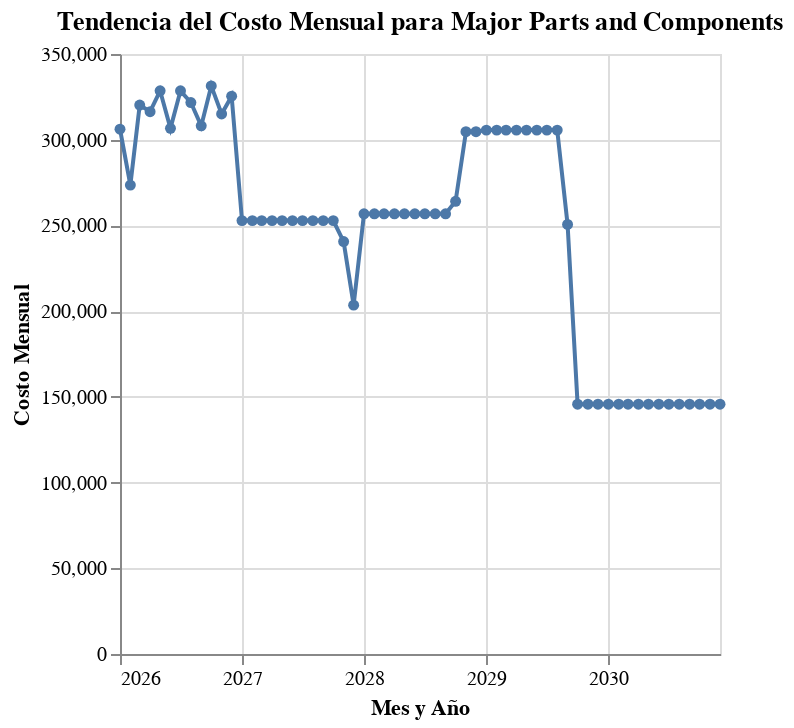

Here is the notebook cell this chart was saved with:
### Code cell
# prompt: realizarme una grafica  de tendencia del costo por mes para la partida Major Parts and Components del dataframe df_costo_detallado_por_mes

import pandas as pd
# Filter the DataFrame for the 'Major Parts and Components' partida
df_major_parts = df_costo_detallado_por_mes[
    df_costo_detallado_por_mes['Partida'] == 'Major Parts and Components'
].copy()

# Ensure 'Mes_año' is treated as a temporal variable for correct sorting on the x-axis
df_major_parts['Mes_año'] = pd.to_datetime(df_major_parts['Mes_año'], format='%Y-%m')

# Sort by 'Mes_año' to ensure the trend line is correct
df_major_parts = df_major_parts.sort_values('Mes_año')

# Create the trend chart for 'Major Parts and Components' cost over time
chart_major_parts_trend = alt.Chart(df_major_parts).mark_line(point=True).encode(
    x=alt.X('Mes_año:T', title='Mes y Año'), # Use :T for temporal data
    y=alt.Y('Costo_Mensual', title='Costo Mensual'),
    tooltip=[alt.Tooltip('Mes_año', title='Mes y Año', format='%Y-%m'), 'Costo_Mensual']
).properties(
    title='Tendencia del Costo Mensual para Major Parts and Components'
)

# Display the chart
chart_major_parts_trend
